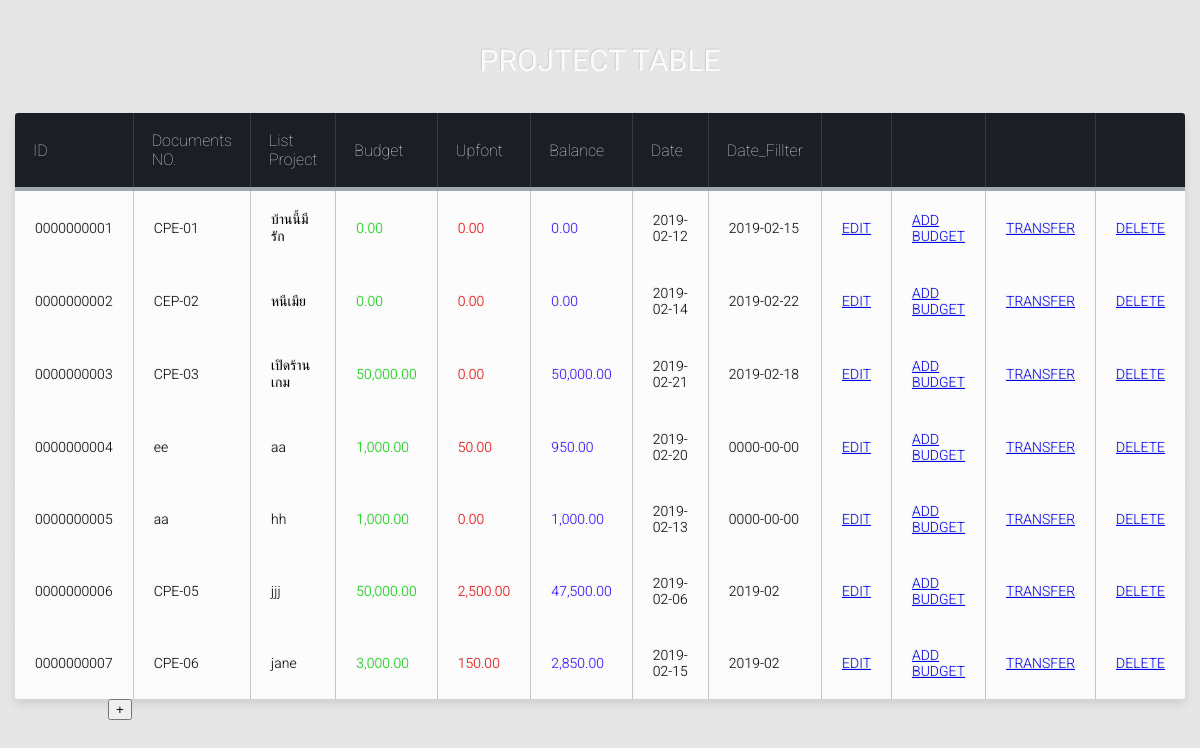
The app's page /project/project_seletc.php with its own data.
### tables this page shows
CREATE TABLE `project` (
  `id_pj` int(10) UNSIGNED ZEROFILL NOT NULL,
  `do_no_pj` varchar(20) NOT NULL,
  `list_pj` varchar(100) NOT NULL,
  `budget_pj` float DEFAULT '0',
  `upfont` int(10) DEFAULT '0',
  `date_pj` date NOT NULL,
  `date_fillter` varchar(20) NOT NULL,
  `date_st` timestamp NOT NULL DEFAULT CURRENT_TIMESTAMP ON UPDATE CURRENT_TIMESTAMP
);

### project/project_seletc.php (the view, shortened to what this page needs)
<link rel="stylesheet"  href="project/t.css">
<div class="table-title" align="center">
        <h3>PROJTECT TABLE</h3>
</div>
<table class="table-fill">
    <thead>
    <tr>
    <th class="text-left">ID</th>
    <th class="text-left">Documents NO.</th>
    <th class="text-left">List Project</th>
    <th class="text-left">Budget</th>
    <th class="text-left">Upfont</th>
    <th class="text-left">Balance</th>
    <th class="text-left">Date</th>
    <th class="text-left">Date_Fillter</th>
    <th class="text-left"></th>
    <th class="text-left"></th>
    <th class="text-left"></th>
    <th class="text-left"></th>
    </tr>
    </thead>
<?php
        include 'cn_db.php';
            $sql = "SELECT *FROM project";
            $stm = $con->prepare($sql);
            try{
                $stm->execute();
            }catch(Exception $exc){
            echo $exc->getTraceAsString();
            }
            while($row = $stm->fetch(PDO::FETCH_ASSOC)){
            extract($row);
  ?>
        <tbody class="table-hover">
        <tr>
                <td><?php echo $id_pj; ?></td>
                <td><?php echo $do_no_pj; ?></td>
                <td><?php echo $list_pj; ?></td>
                <td> <font color=“#CCFF00”><?php echo number_format($budget_pj,2   , '.'  , ','    ); ?></td>
                <?php
                if($upfont==0){
                        $up=0; ?>
                        <td class="cc"><?php echo number_format($up,2   , '.'  , ','    ); ?></td>
               <?php
               $balance=$budget_pj-$up;
                ?>
                <td class="cc1"><?php echo number_format($balance,2   , '.'  , ','    ); ?></td>
                <?php }else{?>
               <?php
                $totalup=$budget_pj*$upfont/100;
                ?>
                <td class="cc"><?php echo number_format($totalup,2   , '.'  , ','    ); ?></td>
               <?php
                $balance=$budget_pj-$totalup;
?>
                <td class="cc1"><?php echo number_format($balance,2   , '.'  , ','    ); ?></td>
              <?php  }
             ?>
                <td><?php echo $date_pj; ?></td>
                <td><?php echo $date_fillter; ?></td>
                <td class="cc1"><a href="#">EDIT</a></td>
                <td class="cc1"><a href="index.php?module=budget&action=budget_seletc&id=<?php echo $id_pj;?>">ADD BUDGET</a></td>
                <td class="cc1"><a href="index.php?module=budget&action=budget_seletc&id=<?php echo $id_pj;?>">TRANSFER</a></td>
                <td class="cc1"><a href="#">DELETE</a></td>
        </tr>
        <?php  } ?>
        </tbody>
</table>
<div class="bb">
                    <button  class="w3-button w3-circle w3-teal " onclick="myFunction()">+</button>
</div>

### project/t.css (style rules this page uses)
div.table-title { display: block; margin: auto; max-width: 600px; padding:5px; width: 100%; }
.table-title h3 { color: #fafafa; font-size: 30px; font-weight: 400; font-style:normal; font-family: "Roboto", helvetica, arial, sans-serif; text-shadow: -1px -1px 1px rgba(0, 0, 0, 0.1); text-transform:uppercase; }
.table-fill { background: white; border-radius:3px; border-collapse: collapse; height: 100%px; margin: auto; max-width: 80%; padding:5px; width: 100%; box-shadow: 0 5px 10px rgba(0, 0, 0, 0.1); animation: float 5s infinite; }
th { color:#D5DDE5;; background:#1b1e24; border-bottom:4px solid #9ea7af; border-right: 1px solid #343a45; font-size:16px; font-weight: 100; padding:18px; text-align:left; text-shadow: 0 1px 1px rgba(0, 0, 0, 0.1); vertical-align:middle; }
th:first-child { border-top-left-radius:3px; }
th:last-child { border-top-right-radius:3px; border-right:none; }
tr { border-top: 1px solid #C1C3D1; border-bottom: 1px solid #C1C3D1; font-size:16px; font-weight:normal; text-shadow: 0 1px 1px rgba(256, 256, 256, 0.1); }
tr:first-child { border-top:none; }
tr:last-child { border-bottom:none; }
tr:nth-child(odd) td { background:rgb(252, 252, 252); }
tr:last-child td:first-child { border-bottom-left-radius:3px; }
tr:last-child td:last-child { border-bottom-right-radius:3px; }
td { background:#FFFFFF; padding:20px; text-align:left; vertical-align:middle; font-weight:300; font-size:14px; text-shadow: -1px -1px 1px rgba(0, 0, 0, 0.1); border-right: 1px solid #C1C3D1; }
td:last-child { border-right: 0px; }
th.text-left { text-align: left; }
.bb { margin-left:100px; }
.cc { color: rgb(230, 0, 0); }
.cc1 { color: #3300FF; }

### records on screen
project: id_pj "0000000001", do_no_pj "CPE-01", list_pj "บ้านนี้มีรัก", budget_pj "0.00", up "0.00", date_pj "2019-02-12", date_fillter "2019-02-15"
project: id_pj "0000000002", do_no_pj "CEP-02", list_pj "หนีเมีย", budget_pj "0.00", up "0.00", date_pj "2019-02-14", date_fillter "2019-02-22"
project: id_pj "0000000003", do_no_pj "CPE-03", list_pj "เปิดร้านเกม", budget_pj "50,000.00", upfont "0.00", balance "50,000.00", date_pj "2019-02-21", date_fillter "2019-02-18"
project: id_pj "0000000004", do_no_pj "ee", list_pj "aa", budget_pj "1,000.00", totalup "50.00", balance "950.00", date_pj "2019-02-20", date_fillter "0000-00-00"
project: id_pj "0000000005", do_no_pj "aa", list_pj "hh", budget_pj "1,000.00", upfont "0.00", balance "1,000.00", date_pj "2019-02-13", date_fillter "0000-00-00"
project: id_pj "0000000006", do_no_pj "CPE-05", list_pj "jjj", budget_pj "50,000.00", totalup "2,500.00", balance "47,500.00", date_pj "2019-02-06", date_fillter "2019-02"
project: id_pj "0000000007", do_no_pj "CPE-06", list_pj "jane", budget_pj "3,000.00", totalup "150.00", balance "2,850.00", date_pj "2019-02-15", date_fillter "2019-02"
